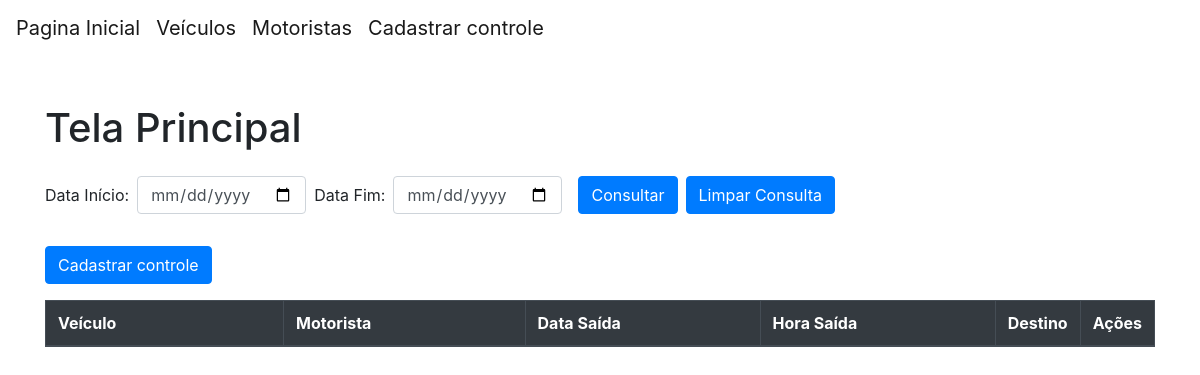
Before: / with the older database file.
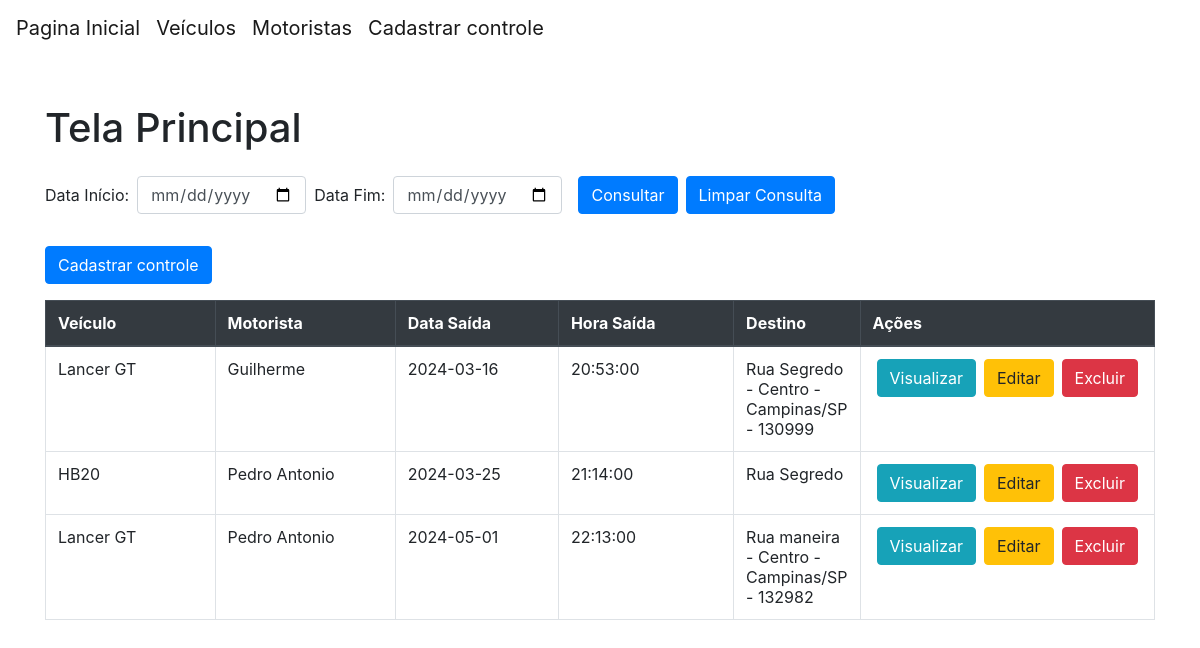
After: the same page with the newer database file.
### models.py (models this page shows, shortened)
class Controle(db.Model):
    id = db.Column(db.Integer, primary_key=True)
    veiculo_id = db.Column(db.Integer, db.ForeignKey('veiculo.id'), nullable=False)
    motorista_id = db.Column(db.Integer, db.ForeignKey('motorista.id'), nullable=False)
    data_saida = db.Column(db.Date, nullable=False)
    hora_saida = db.Column(db.Time, nullable=False)
    km_saida = db.Column(db.Integer, nullable=False)
    destino = db.Column(db.String(100), nullable=False)
    data_retorno = db.Column(db.Date)
    hora_retorno = db.Column(db.Time)
    km_retorno = db.Column(db.Integer)
    km_percorrido = db.Column(db.Integer)
    veiculo = db.relationship('Veiculo', backref=db.backref('controles', lazy=True))
    motorista = db.relationship('Motorista', backref=db.backref('controles', lazy=True))

class Veiculo(db.Model):
    id = db.Column(db.Integer, primary_key=True)
    placa = db.Column(db.String(20), unique=True, nullable=False)
    marca = db.Column(db.String(100), nullable=False)
    modelo = db.Column(db.String(100), nullable=False)
    km_troca_oleo = db.Column(db.Integer)

class Motorista(db.Model):
    id = db.Column(db.Integer, primary_key=True)
    cod_motorista = db.Column(db.String(20), unique=True, nullable=False)
    nome = db.Column(db.String(100), nullable=False)
    telefone = db.Column(db.String(20), nullable=False)
    cnh = db.Column(db.String(20), nullable=False)

### routes/controle_routes.py (the view)
@controle_routes.route('/')
def listar_controle():
    controles = Controle.query.all()
    return render_template('/controle/tela_principal.html', controles=controles)

### templates/controle/tela_principal.html (shortened to what this page needs)
{% extends "base.html" %}
{% block content %}
<h1 class="mb-4">Tela Principal</h1>
<div class="d-flex">
    <div class="form-group">
        <form method="get" action="" class="form-inline">
            <label for="data_inicio" class="mr-2">Data Início:</label>
            <input class="form-control mr-2" type="date" name="data_inicio">
            <label for="data_fim" class="mr-2">Data Fim:</label>
            <input class="form-control mr-2" type="date" name="data_fim">
            <button class="btn btn-primary mx-2" type="submit">Consultar</button>
        </form>
    </div>
    <div class="form-group">
        <form method="get" action=" " class="form-inline">
            <button type="submit" class="btn btn-primary">Limpar Consulta</button>
        </form>
    </div>
</div>
<a class="btn btn-primary mb-3" href="{{ url_for('controle_routes.cadastrar_controle')}}">Cadastrar controle</a>
<table class="table table-bordered">
    <thead class="thead-dark">
        <tr class="table-primary">
            <th scope="col" class="col-md-3">Veículo</th>
            <th scope="col" class="col-md-3">Motorista</th>
            <th scope="col" class="col-md-3">Data Saída</th>
            <th scope="col" class="col-md-3">Hora Saída</th>
            <th scope="col" class="col-md-3">Destino</th>
            <th scope="col" class="col-md-3">Ações</th>
        </tr>
    </thead>
    <tbody>
        {% for controle in controles %}
        <tr>
            <td>{{ controle.veiculo.modelo }}</td>
            <td>{{ controle.motorista.nome }}</td>
            <td>{{ controle.data_saida }}</td>
            <td>{{ controle.hora_saida }}</td>
            <td>{{ controle.destino }}</td>
            <td>
                <div class="d-flex">
                    <a class="btn btn-info mx-1" href="/controle/detalhes/{{ controle.id }}">Visualizar</a>
                    <a class="btn btn-warning mx-1" href="controle/editar/{{ controle.id }}">Editar</a>
                    <a class="btn btn-danger mx-1" href="#" onclick="confirmarExclusao('{{ controle.id }}')">Excluir</a>
                </div>
            </td>
        </tr>
        {% endfor %}
    </tbody>
</table>
{% endblock %}

### templates/base.html (shortened to what this page needs)
<html lang="pt-br">
<head>
    <link rel="stylesheet" href="https://stackpath.bootstrapcdn.com/bootstrap/4.3.1/css/bootstrap.min.css">
</head>
<body>
<nav class="navbar navbar-expand-lg navbar-light bg-dar">
    <a class="navbar-brand" href="">Pagina Inicial</a>
    <div class="collapse navbar-collapse" id="navbarNav">
        <ul class="navbar-nav">
            <li class="nav-item">
                <a class="navbar-brand" href="{{ url_for('veiculo_routes.listar_veiculos')}}">Veículos</a>
            </li>
            <li class="nav-item">
                <a class="navbar-brand" href="{{ url_for('motoristas_routes.listar_motorista')}}">Motoristas</a>
            </li>
            <li class="nav-item">
                <a class="navbar-brand" href="{{ url_for('controle_routes.cadastrar_controle')}}">Cadastrar controle</a>
            </li>
        </ul>
    </div>
</nav>
<div class="container mt-5">
    {% block content %}
    {% endblock %}
</div>
</body>
</html>

Changed rows visible on the page:
added Controle: veiculo.modelo "Lancer GT", motorista.nome "Guilherme", data_saida "2024-03-16", hora_saida "20:53:00", destino "Rua Segredo - Centro - Campinas/SP - 130999"
added Controle: veiculo.modelo "HB20", motorista.nome "Pedro Antonio", data_saida "2024-03-25", hora_saida "21:14:00", destino "Rua Segredo"
added Controle: veiculo.modelo "Lancer GT", motorista.nome "Pedro Antonio", data_saida "2024-05-01", hora_saida "22:13:00", destino "Rua maneira - Centro - Campinas/SP - 132982"
